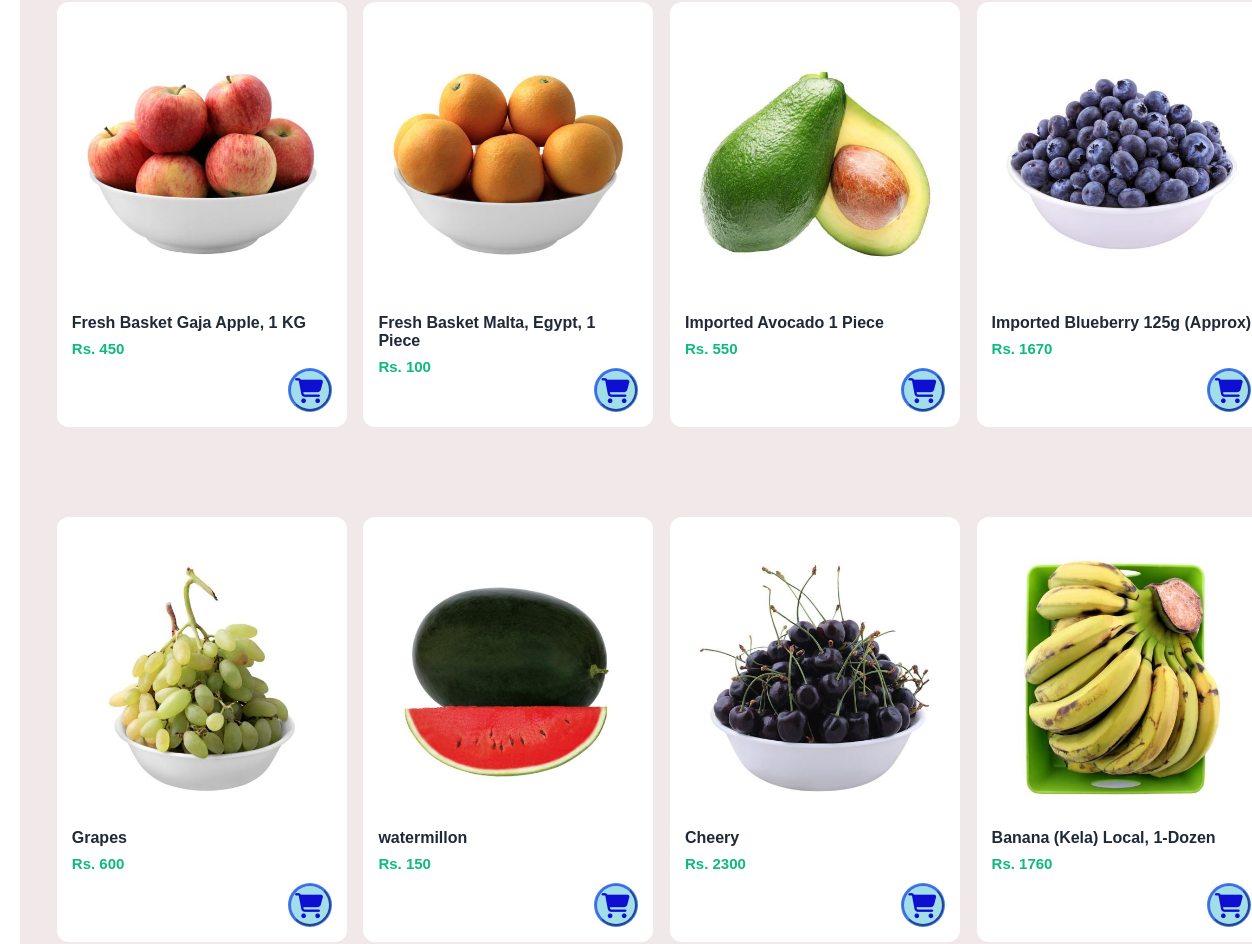
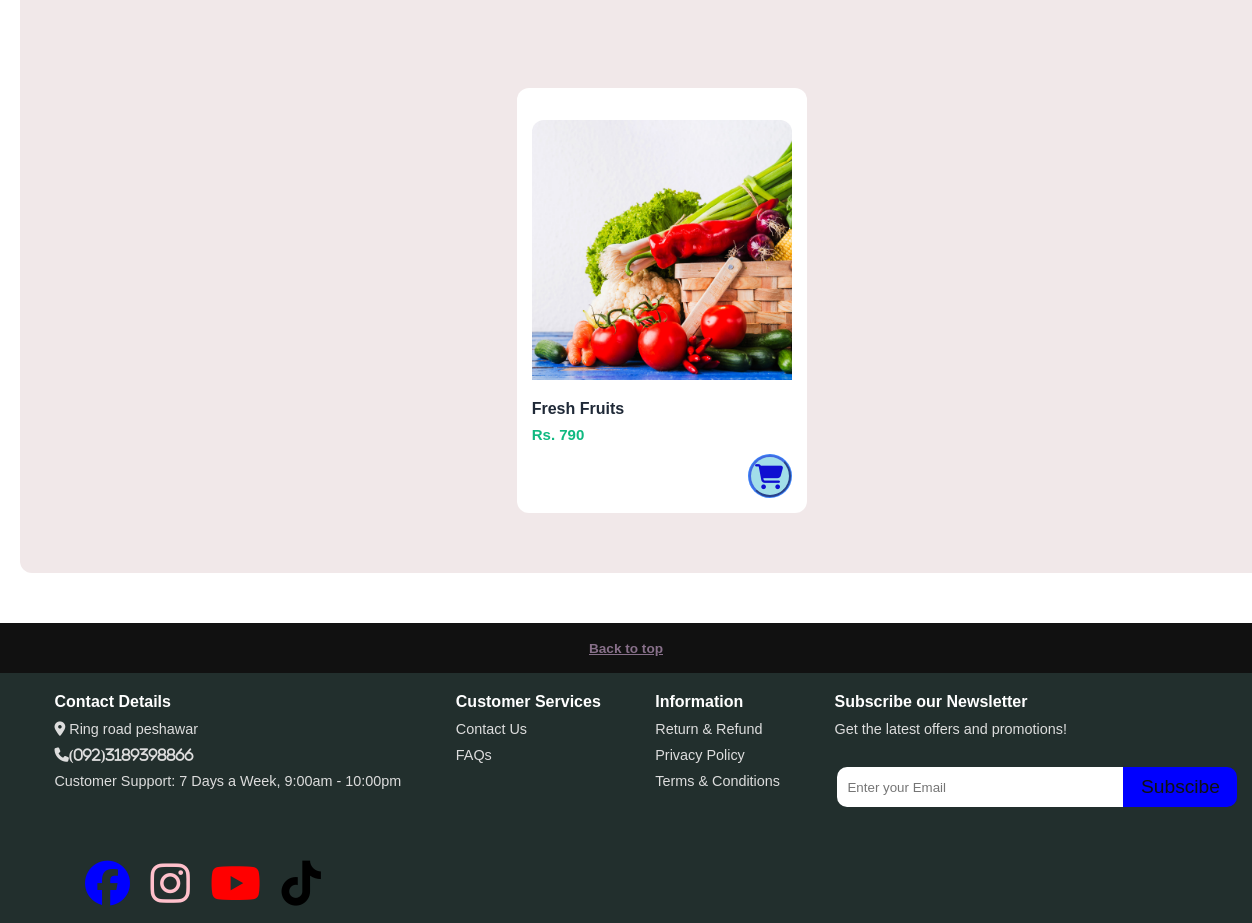
Before: /Fruit.html (signed in, middle part) with the older database file (2 pictures, top to bottom).
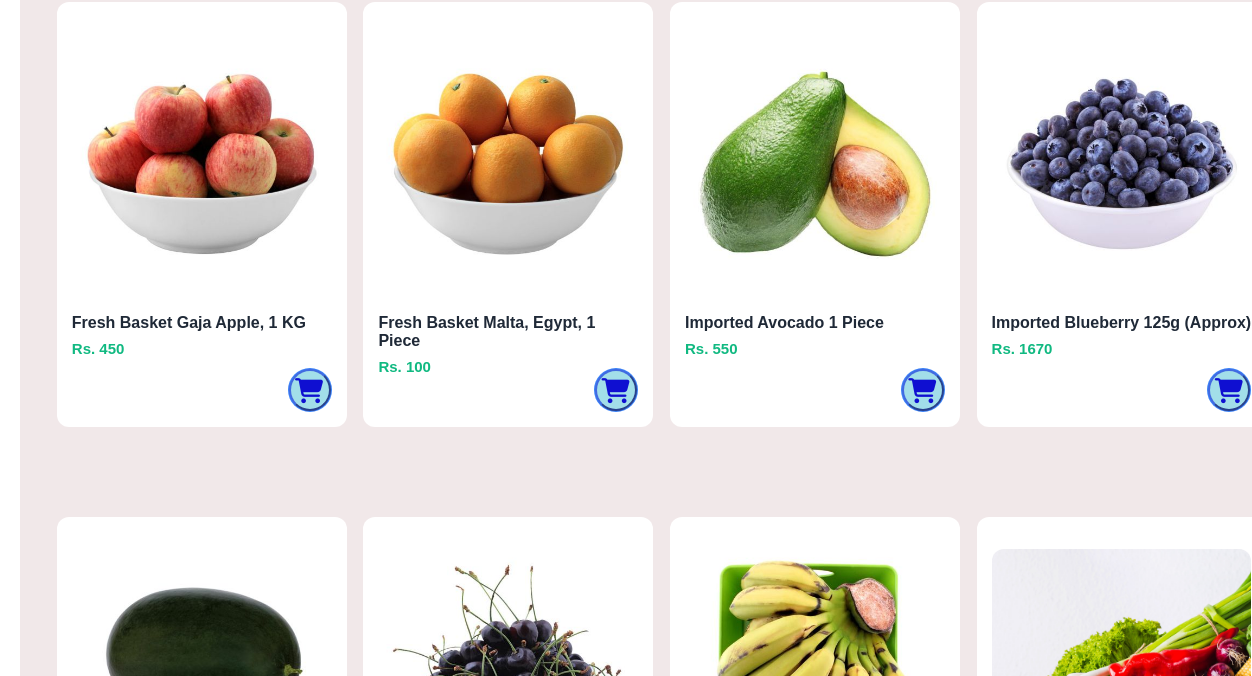
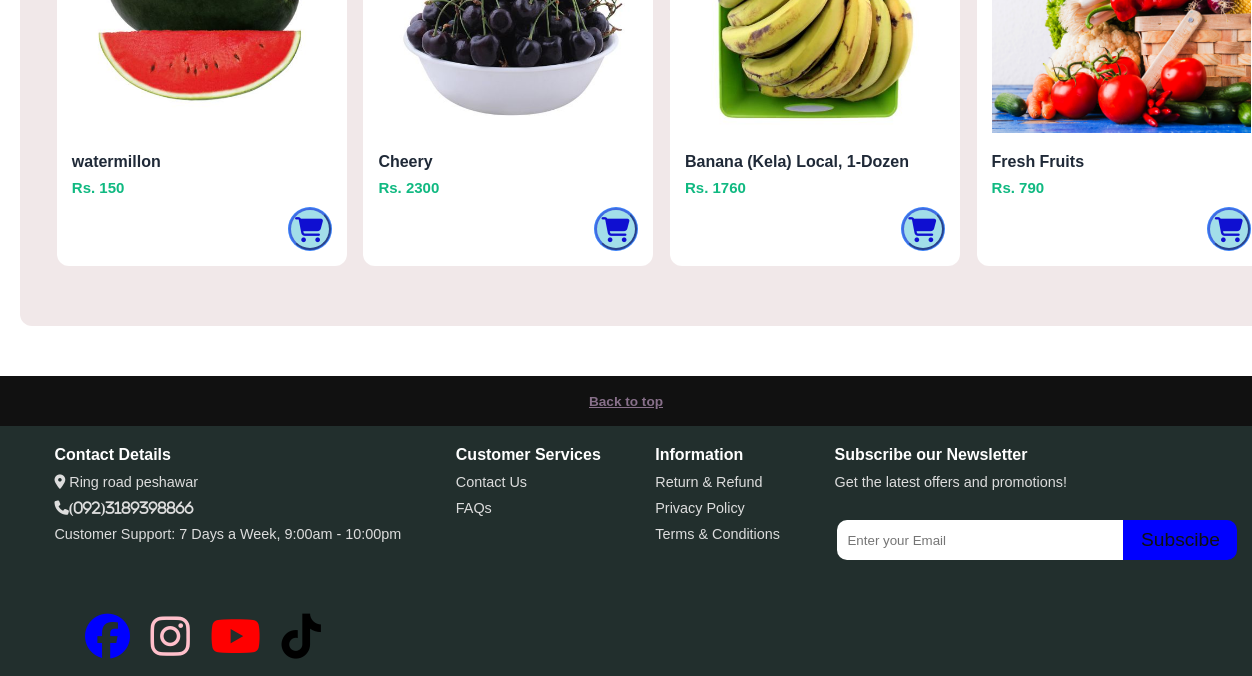
After: the same page with the newer database file (2 pictures, top to bottom).
### home/models.py (models this page shows, shortened)
class Product(models.Model):
    name = models.CharField(max_length=50)
    desc = models.CharField(max_length=50)
    price = models.IntegerField()
    category = models.CharField(max_length=50, default='')
    subcategory = models.CharField(max_length=50, default='')
    image = models.ImageField(upload_to='product', default='')
    data=models.DateField()
    stock = models.IntegerField(default=None, blank=True, null=True)
    owner = models.ForeignKey(User, default=None, blank=True, null=True, on_delete=models.CASCADE)

### home/views.py (the view)
# urls.py: path('Fruit.html',views.fruit,name='fruit-catagory'),
def fruit(request):
    if request.user.is_anonymous:
        return redirect('login')
    context={
        'products':Product.objects.all()
    }
    return render(request,'fruit.html',context)

### templates/Fruit.html (shortened to what this page needs)
{%load static%}
<!DOCTYPE html>
<html lang="en">
<head>
    <link rel="stylesheet" href="{% static 'style.css'%}">
</head>
<body>
 <div class="shop-section">
  {% for product in products %}
  {% if product.category == 'fruit' or product.category == 'Fruit' or product.category == 'fruits' or product.category == 'Fruits'%}
  <div class="box" onclick="window.location.href='{% url 'productdisplay' product.id %}'">
    <div class="box-content">
      <div class="box-img" style="background-image: url('{{ product.image.url }}');"></div>
      <p class="product-name">{{ product.name }}</p>
      <p id="price">Rs. {{ product.price }}</p>
       <form  action="{% url 'add_carts' product.id %}" method="POST">
      <div class="add-to-cart">
      <div class=" tooltip">
  <button type="submit" class="icon-button" style="cursor:pointer;border-radius:50px;border-color:#4169E1;height:42px;width:42px;background-color:#A2DEE9;"   onclick="event.stopPropagation();"><i class="fa-solid fa-cart-shopping add-to-cart-icon" style=" transform: translate(-20%,-4px);color:#0F0FD1;"></i></button>
      </div>
</div>
</form>
    </div>
  </div>
  {% endif %}
  {% endfor %}
</div>
 <footer>
    <div class="navfooterbacktotoptext">
        <a href="#top-section"><p>Back to top</p></a>
    </div>
    <div class="foot-panel2">
      <ul>
        <p>Contact Details</p>
        <a> <i class="fa-solid fa-location-dot"></i> Ring road peshawar</a>
        <a>
       <a><i class="fa-solid fa-phone">(092)3189398866</i> </a>
        <a>Customer Support: 7 Days a Week, 9:00am - 10:00pm </a>
        <div class="social-media">
  <a href="https:\\www.facebook.com" class="fa-facebook social-m"><i class="fa-brands fa-facebook"></i></a>
  <a href="https:\\www.instagram.com"class="instagram social-m"><i class="fa-brands fa-instagram"></i></a>
  <a href="https:\\www.youtube.com"  class="youtube social-m"><i class="fa-brands fa-youtube"></i></a>
  <a href="https:\\www.tiktok.com"   class="tiktok social-m"><i class="fa-brands fa-tiktok"></i>
        </a>
        </div>
      </ul>
<ul>
<p>Customer Services</p>
<a>Contact Us</a>
<a>FAQs</a>
</ul>
<ul>
<p>Information</p>
<a>Return & Refund</a>
<a>Privacy Policy</a>
<a>Terms & Conditions </a>
</ul>
<ul>
<p>Subscribe our Newsletter</p>
<a>Get the latest offers and promotions!</a>
<div class="Newsletter">
<input placeholder="Enter your Email" class="email">
<div class="Subscribe">Subscibe</div>
</div>
</ul>
</div>
</footer>
</body>
</html>

Changed rows visible on the page:
removed Product: image (picture), name "Grapes", price "600"
